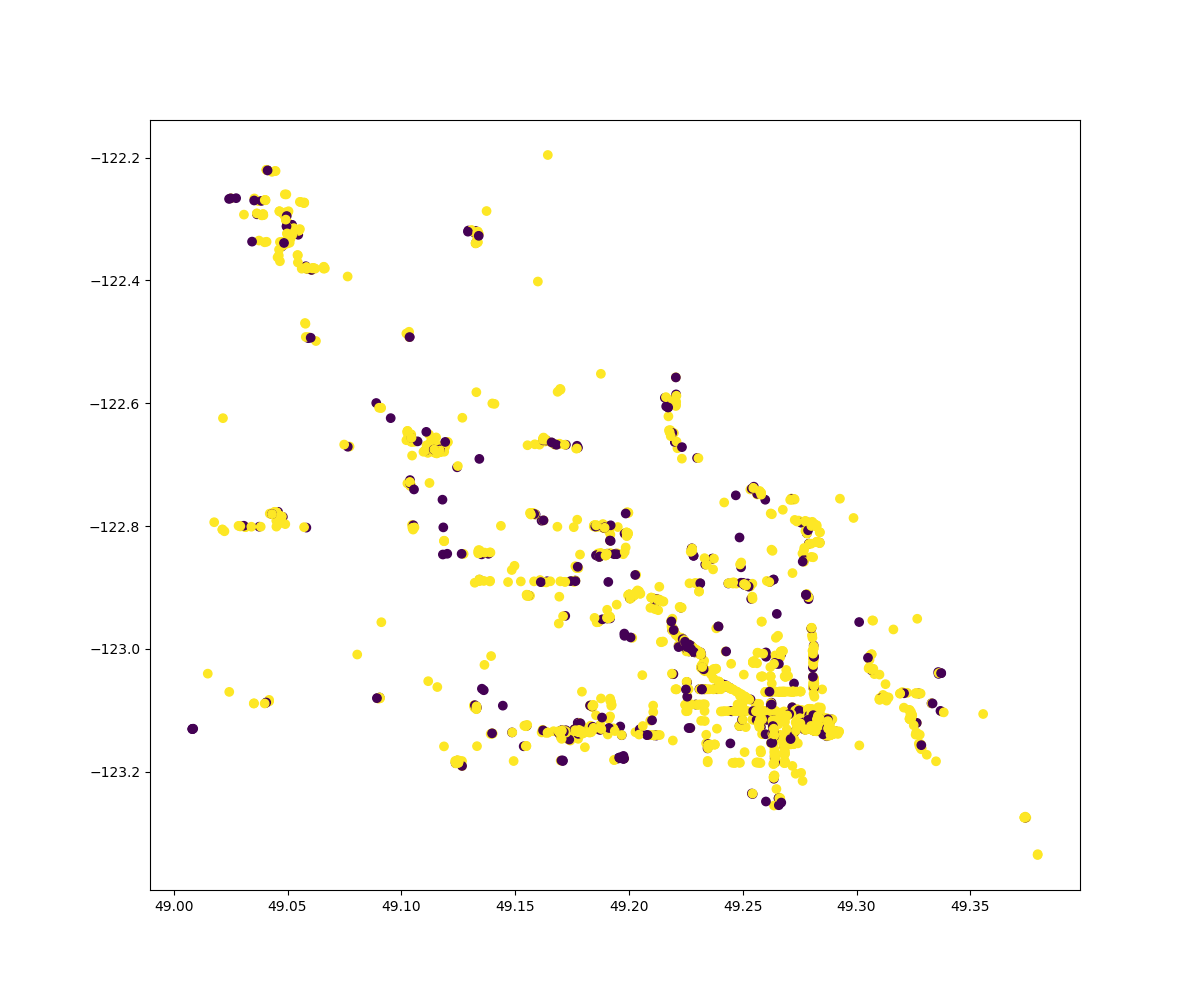

Write Python code to recreate this figure.
import pandas as pd
import numpy as np
import matplotlib.pyplot as plt
from mpl_toolkits import mplot3d
from sklearn.neural_network import MLPRegressor, MLPClassifier
from sklearn.model_selection import train_test_split
from sklearn.metrics import r2_score

def is_good_restaurant(x):
	rating = x['rating']
	if rating >= 3.7:
		return True
	return False
amenities = ['restaurant', 'fast_food']
def main():
	entertainments = pd.read_json("entertainments-with-ratings.json.gzip", orient="records", compression="gzip", lines=True)
	fastfoods = pd.read_json("fastfood-with-ratings.json.gzip", orient='records', compression='gzip', lines=True)
	fastfoods = fastfoods[fastfoods['rating'].notna()]	
	restaurants = entertainments[entertainments['amenity'].isin(amenities)]
	restaurants = restaurants[restaurants['rating'].notna()]
	restaurants = pd.concat([restaurants, fastfoods])
	restaurants['is_good'] = restaurants.apply(is_good_restaurant, axis=1)
	bad = restaurants[restaurants['is_good'] == False]
	print(bad)
	print(restaurants)
	location = np.array(restaurants[['lat', 'lon']])
	is_good = np.array(restaurants['is_good'])
	X_train, X_test, y_train, y_test = train_test_split(location, is_good)
	model = MLPClassifier(solver='lbfgs', hidden_layer_sizes=(5,5), activation='logistic')
	model.fit(X_train, y_train)
	predict_train = model.predict(X_train)
	print(model.score(X_train, y_train))
	print(model.score(X_test, y_test))
	plt.figure(figsize=(12,10))
	plt.scatter(X_train[:, 0], X_train[:, 1], c=y_train)
	plt.savefig("predict_ratings.png")

if __name__ == "__main__":
	main();